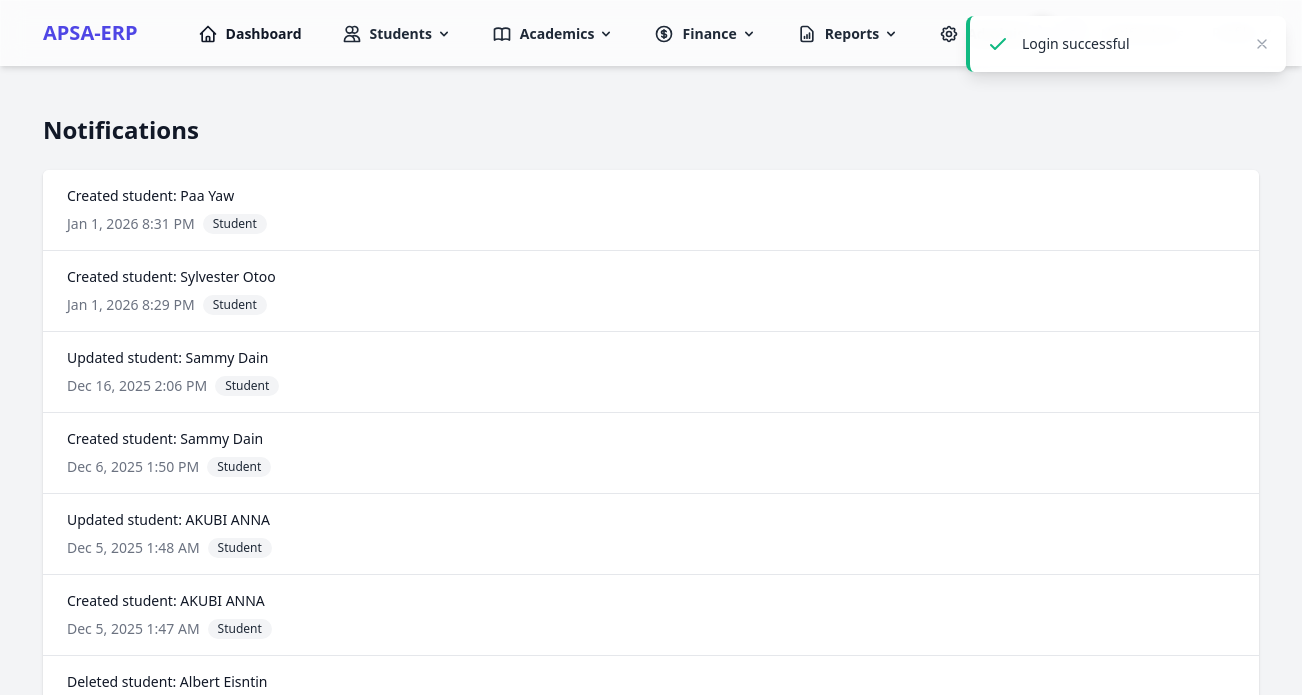
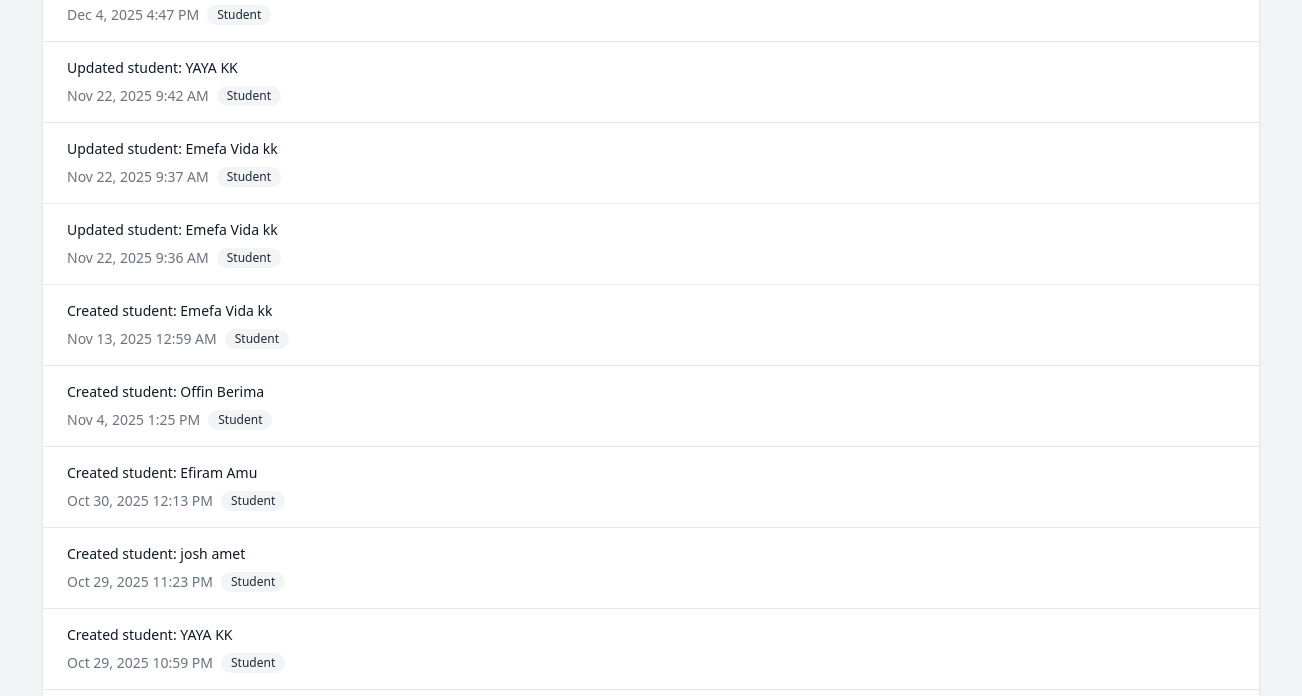
The app's page /notifications (signed in, upper part), older data (2 pictures, top to bottom).
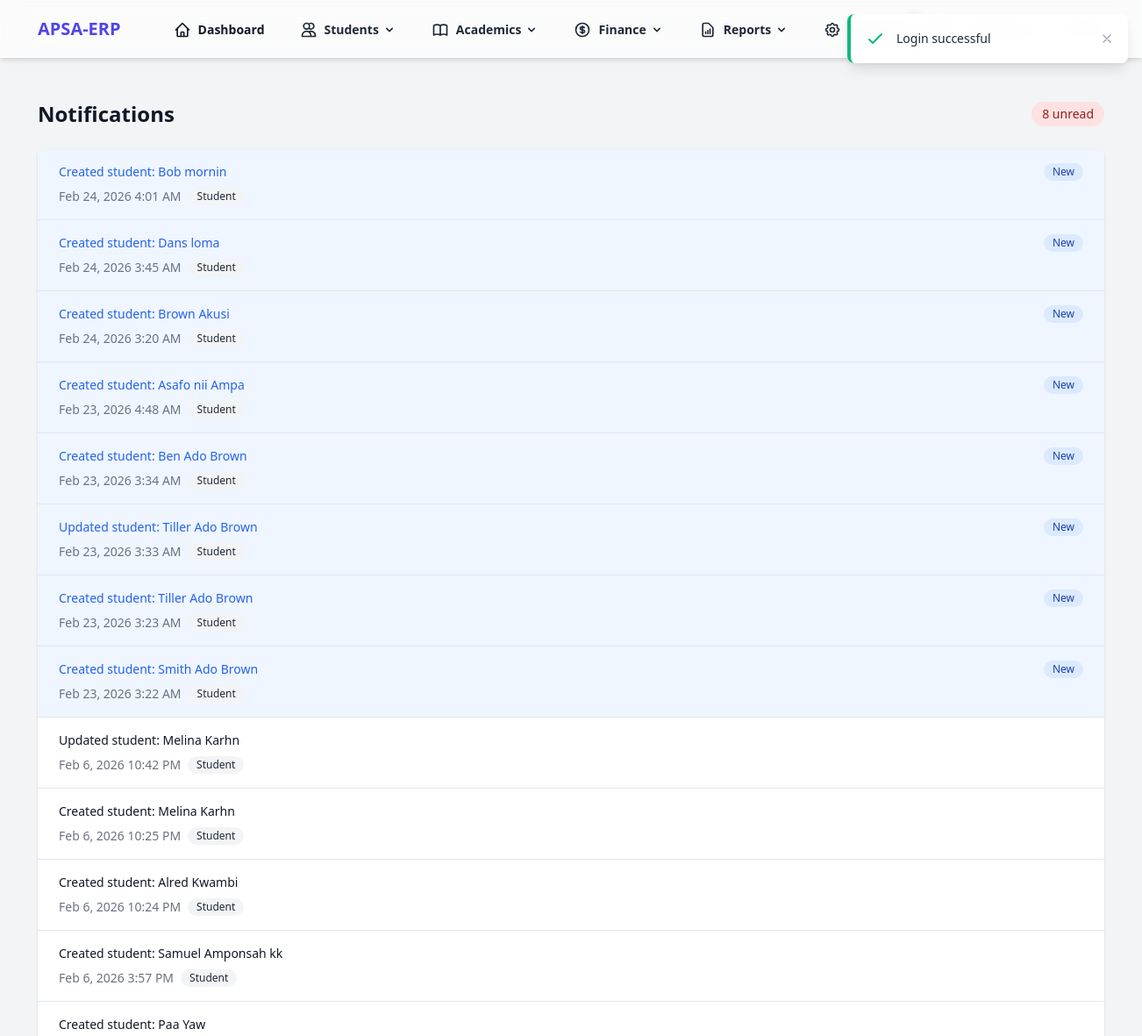
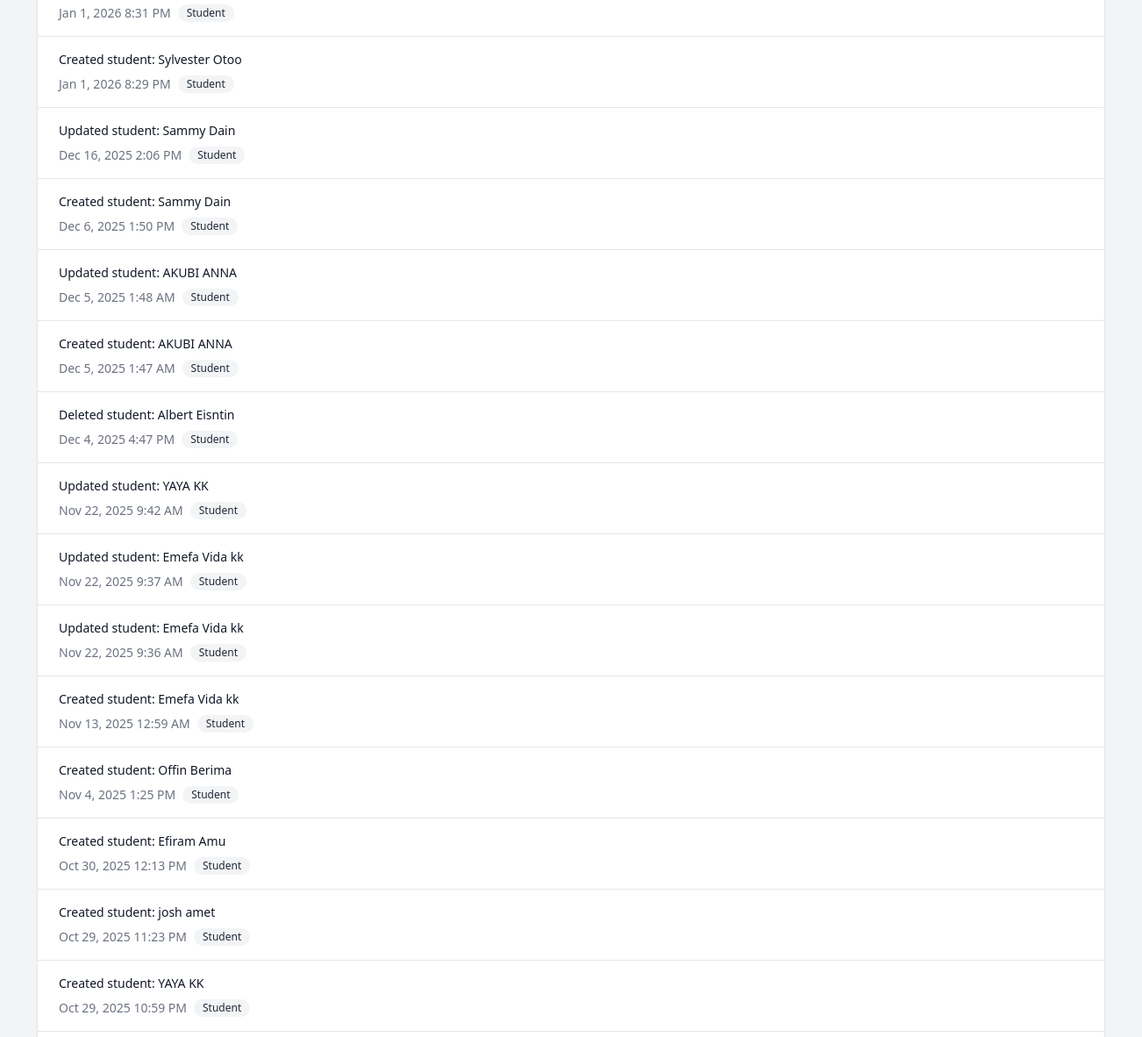
The same page, newer data (2 pictures, top to bottom).
### tables this page shows
CREATE TABLE `notifications` (
  `id` int NOT NULL AUTO_INCREMENT,
  `user_id` int NOT NULL,
  `message` text NOT NULL,
  `type` varchar(50) DEFAULT NULL,
  `is_read` tinyint(1) DEFAULT '0',
  `related_id` int DEFAULT NULL,
  `related_type` varchar(50) DEFAULT NULL,
  `created_at` timestamp NULL DEFAULT CURRENT_TIMESTAMP,
  `updated_at` timestamp NULL DEFAULT CURRENT_TIMESTAMP ON UPDATE CURRENT_TIMESTAMP,
  PRIMARY KEY (`id`),
  KEY `user_id` (`user_id`)
);

### app/Core/Controller.php (called while the page is built, shortened)
<?php
class Controller
{
    protected function view($view, $data = [])
    {
        extract($data);
        require_once RESOURCES_PATH . "/views/{$view}.php";
    }
}

### app/Controllers/NotificationController.php (called while the page is built, shortened)
<?php
class NotificationController extends Controller
{
    private $notificationModel;
    public function __construct()
    {
        $this->notificationModel = new Notification();
    }
    public function index()
    {
        $userId = $_SESSION['user']['id'];
        $notifications = $this->notificationModel->getAllForUser($userId);
        $unreadCount = $this->notificationModel->getUnreadCount($userId);
        $this->notificationModel->markAllAsRead($userId);
        $this->view('notifications/index', [
            'notifications' => $notifications,
            'unreadCount' => $unreadCount
        ]);
    }
}

### app/Core/Application.php (called while the page is built, shortened)
<?php
class Application
{
    protected $router;
    public function __construct()
    {
        $this->router = new Router();
    }
    public function run()
    {
        $uri = $_SERVER['REQUEST_URI'] ?? '/';
        if (strlen($uri) > 1) {
            $uri = rtrim($uri, '/');
        }
        $this->router->route($uri);
    }
}

### public/index.php (called while the page is built, shortened)
<?php
$app = new App\Core\Application();
$app->run();

### app/Core/Database.php (called while the page is built, shortened)
<?php
class Database
{
    private $host;
    private $dbname;
    private $username;
    private $password;
    private $charset;
    private $pdo;
    public function __construct()
    {
        $this->host = DB_HOST;
        $this->dbname = DB_NAME;
        $this->username = DB_USER;
        $this->password = DB_PASS;
        $this->charset = DB_CHARSET;
    }
    private function connect()
    {
        try {
            $dsn = "mysql:host={$this->host};dbname={$this->dbname};charset={$this->charset}";
            $options = [
                \PDO::ATTR_ERRMODE => \PDO::ERRMODE_EXCEPTION,
                \PDO::ATTR_DEFAULT_FETCH_MODE => \PDO::FETCH_ASSOC,
                \PDO::ATTR_EMULATE_PREPARES => false,
            ];
            $this->pdo = new \PDO($dsn, $this->username, $this->password, $options);
        } catch (\PDOException $e) {
            throw new \Exception("Database connection failed: " . $e->getMessage());
        }
    }
    public function query($sql, $params = [])
    {
        try {
            $stmt = $this->pdo->prepare($sql);
            $stmt->execute($params);
            return $stmt;
        } catch (\PDOException $e) {
            throw new \Exception("Query failed: " . $e->getMessage());
        }
    }
    public function execute($sql, $params = [])
    {
        $stmt = $this->query($sql, $params);
        return $stmt->rowCount();
    }
    public function fetchAll($sql, $params = [])
    {
        $stmt = $this->query($sql, $params);
        return $stmt->fetchAll();
    }
    public function fetchOne($sql, $params = [])
    {
        $stmt = $this->query($sql, $params);
        return $stmt->fetch();
    }
}

### app/Core/Model.php (called while the page is built, shortened)
<?php
class Model
{
    public function __construct()
    {
        $this->db = new Database();
    }
}

### app/Models/Notification.php (called while the page is built, shortened)
<?php
class Notification extends Model
{
    protected $table = 'notifications';
    public function getAllForUser($userId)
    {
        $sql = "
            SELECT * FROM {$this->table}
            WHERE user_id = :user_id
            ORDER BY created_at DESC
        ";
        return $this->db->fetchAll($sql, ['user_id' => $userId]);
    }
    public function getUnreadCount($userId)
    {
        $sql = "
            SELECT COUNT(*) as count FROM {$this->table}
            WHERE user_id = :user_id AND is_read = 0
        ";
        $result = $this->db->fetchOne($sql, ['user_id' => $userId]);
        return $result['count'];
    }
}

### resources/views/notifications/index.php (the view, shortened to what the changed rows need)
<div class="max-w-7xl mx-auto py-6 sm:px-6 lg:px-8">
    <div class="px-4 py-6 sm:px-0">
        <div class="flex justify-between items-center mb-6">
            <h1 class="text-2xl font-semibold text-gray-900">Notifications</h1>
            <?php if ($unreadCount > 0): ?>
            <span class="inline-flex items-center px-3 py-1 rounded-full text-sm font-medium bg-red-100 text-red-800">
                <?= $unreadCount ?> unread
            </span>
            <?php endif; ?>
        </div>
        <div class="bg-white shadow overflow-hidden sm:rounded-md">
            <ul class="divide-y divide-gray-200">
                <?php if (empty($notifications)): ?>
                <li class="px-6 py-4">
                    <div class="text-center">
                        <p class="text-gray-500">No notifications found.</p>
                    </div>
                </li>
                <?php else: ?>
                <?php foreach ($notifications as $notification): ?>
                <li class="<?= $notification['is_read'] ? 'bg-white' : 'bg-blue-50' ?>">
                    <div class="px-6 py-4">
                        <div class="flex items-center justify-between">
                            <p class="text-sm font-medium <?= $notification['is_read'] ? 'text-gray-900' : 'text-blue-600' ?>">
                                <?= htmlspecialchars($notification['message']) ?>
                            </p>
                            <?php if (!$notification['is_read']): ?>
                            <span class="inline-flex items-center px-2.5 py-0.5 rounded-full text-xs font-medium bg-blue-100 text-blue-800">
                                New
                            </span>
                            <?php endif; ?>
                        </div>
                        <div class="mt-2 flex items-center text-sm text-gray-500">
                            <span>
                                <?= date('M j, Y g:i A', strtotime($notification['created_at'])) ?>
                            </span>
                            <?php if ($notification['type']): ?>
                            <span class="ml-2 inline-flex items-center px-2.5 py-0.5 rounded-full text-xs font-medium bg-gray-100 text-gray-800">
                                <?= ucfirst(htmlspecialchars($notification['type'])) ?>
                            </span>
                            <?php endif; ?>
                        </div>
                    </div>
                </li>
                <?php endforeach; ?>
                <?php endif; ?>
            </ul>
        </div>
    </div>
</div>
<?php
include RESOURCES_PATH . '/layouts/app.php';
?>

Row changes from the older to the newer data that the page shows:
added notifications: message "Created student: Bob mornin", is_read "New", created_at "Feb 24, 2026 4:01 AM", type "Student"
added notifications: message "Created student: Dans loma", is_read "New", created_at "Feb 24, 2026 3:45 AM", type "Student"
added notifications: message "Created student: Brown Akusi", is_read "New", created_at "Feb 24, 2026 3:20 AM", type "Student"
added notifications: message "Created student: Asafo nii Ampa", is_read "New", created_at "Feb 23, 2026 4:48 AM", type "Student"
added notifications: message "Created student: Ben Ado Brown", is_read "New", created_at "Feb 23, 2026 3:34 AM", type "Student"
added notifications: message "Updated student: Tiller Ado Brown", is_read "New", created_at "Feb 23, 2026 3:33 AM", type "Student"
added notifications: message "Created student: Tiller Ado Brown", is_read "New", created_at "Feb 23, 2026 3:23 AM", type "Student"
added notifications: message "Created student: Smith Ado Brown", is_read "New", created_at "Feb 23, 2026 3:22 AM", type "Student"
added notifications: message "Updated student: Melina Karhn", created_at "Feb 6, 2026 10:42 PM", type "Student"
added notifications: message "Created student: Melina Karhn", created_at "Feb 6, 2026 10:25 PM", type "Student"
added notifications: message "Created student: Alred Kwambi", created_at "Feb 6, 2026 10:24 PM", type "Student"
added notifications: message "Created student: Samuel Amponsah kk", created_at "Feb 6, 2026 3:57 PM", type "Student"
Text that changed along with them:
$unreadCount: (not shown) → "8"
text now shown: "unread"
